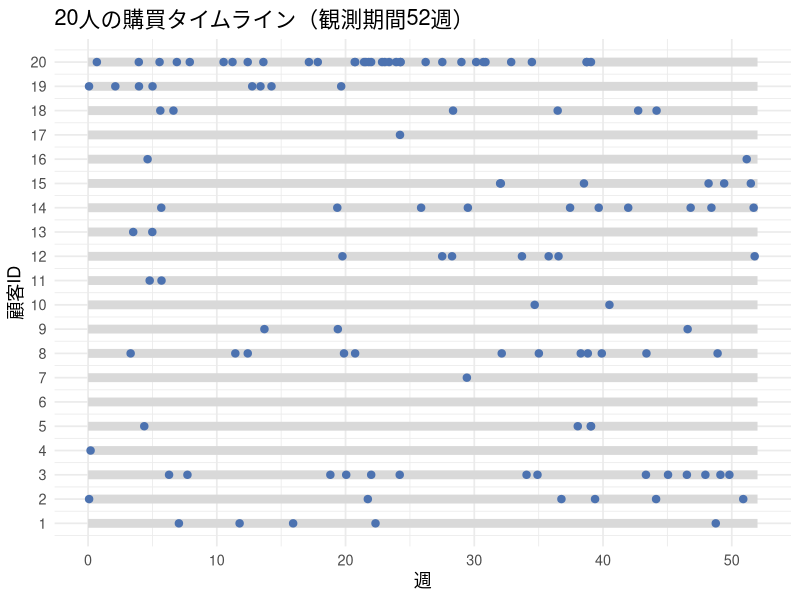
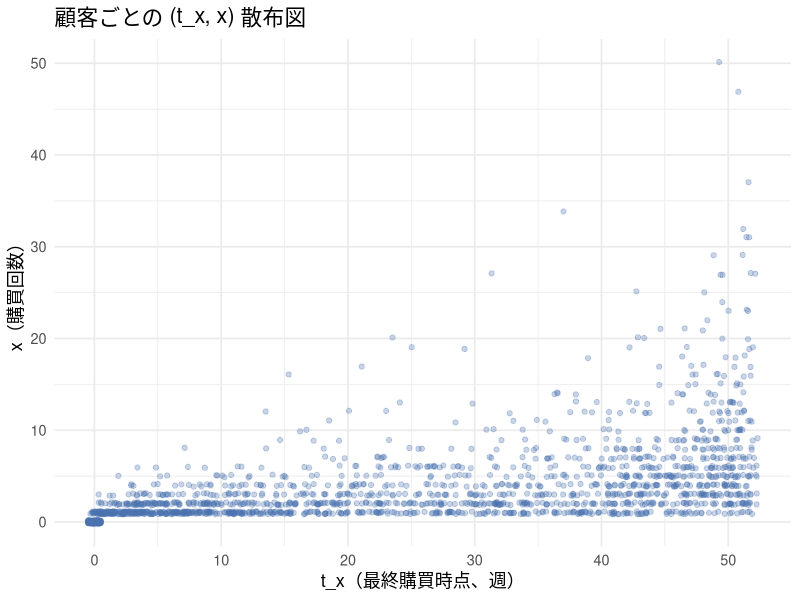
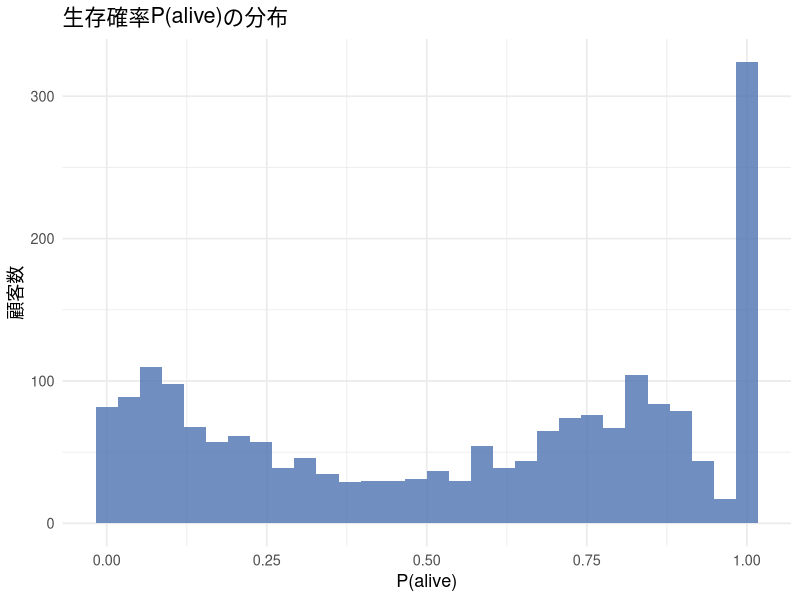
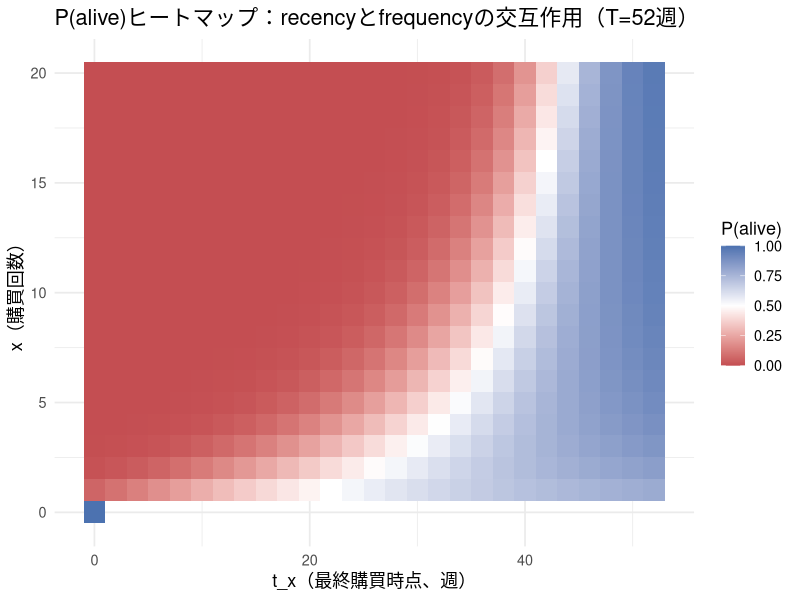
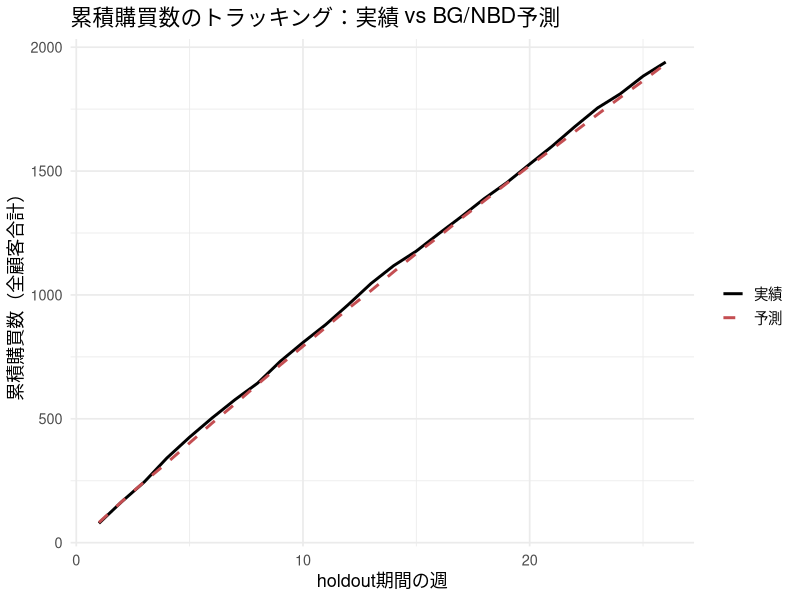
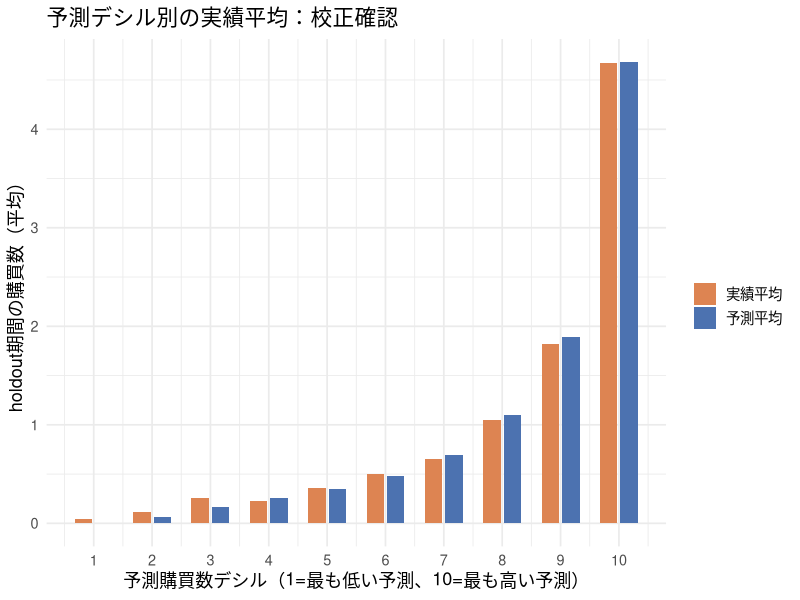

These figures' R source, in order:
## ---- chunk 1
#| include: false
library(ggplot2)
library(dplyr)
library(tidyr)
library(knitr)

set.seed(202610)

theme_lecture <- function() {
  fam <- if (Sys.info()[["sysname"]] == "Darwin") "Hiragino Sans" else ""
  theme_minimal(base_size = 13, base_family = fam)
}
theme_set(theme_lecture())
knitr::opts_chunk$set(fig.align = "center", dpi = 144)
options(scipen = 8)
## ---- chunk 2
#| label: fig-lec11-timeline
#| fig-cap: "20人分の購買タイムライン（横軸=観測期間の週。点=購買イベント）"

simulate_customer_events <- function(lambda, p_drop, T) {
  t <- 0
  events <- c()
  repeat {
    wait <- rexp(1, rate = lambda)
    t_next <- t + wait
    if (t_next > T) break
    t <- t_next
    events <- c(events, t)
    if (runif(1) < p_drop) break   # 購買直後に確率p_dropで離脱
  }
  events
}

n_demo <- 20
T_demo <- 52
r_demo <- 0.8; alpha_demo <- 6; a_demo <- 0.7; b_demo <- 2.5

lambda_demo <- rgamma(n_demo, shape = r_demo, rate = alpha_demo)
p_demo <- rbeta(n_demo, a_demo, b_demo)

timeline_list <- lapply(1:n_demo, function(i) {
  ev <- simulate_customer_events(lambda_demo[i], p_demo[i], T_demo)
  # 購買0回の顧客は rep(i, 0) が長さ0になり、0行のdata.frameになる（安全）
  data.frame(customer = rep(i, length(ev)), event_time = ev)
})
timeline_df <- do.call(rbind, timeline_list)

ggplot(timeline_df, aes(x = event_time, y = customer)) +
  annotate("segment", x = 0, xend = T_demo, y = 1:n_demo, yend = 1:n_demo,
           color = "gray85", linewidth = 3) +
  geom_point(color = "#4C72B0", size = 2.2) +
  labs(x = "週", y = "顧客ID", title = "20人の購買タイムライン（観測期間52週）") +
  scale_y_continuous(breaks = 1:n_demo)
## ---- chunk 3
#| label: lec11-dgp

N <- 2000
T_cal <- 52     # calibration期間（週）
T_holdout <- 26 # holdout期間（週）
T_total <- T_cal + T_holdout

r_true <- 0.8; alpha_true <- 6; a_true <- 0.7; b_true <- 2.5

lambda_true <- rgamma(N, shape = r_true, rate = alpha_true)
p_true <- rbeta(N, a_true, b_true)

# 各顧客の購買イベントを観測期間全体(calibration+holdout)でシミュレーションする
simulate_full_history <- function(lambda, p_drop, T) {
  t <- 0
  events <- c()
  repeat {
    wait <- rexp(1, rate = lambda)
    t_next <- t + wait
    if (t_next > T) break
    t <- t_next
    events <- c(events, t)
    if (runif(1) < p_drop) break
  }
  events
}

all_events <- vector("list", N)
for (i in 1:N) {
  all_events[[i]] <- simulate_full_history(lambda_true[i], p_true[i], T_total)
}

# calibration期間(52週)だけを見て (x, t_x) を作る(holdoutの情報は使わない)
x_cal  <- sapply(all_events, function(ev) sum(ev <= T_cal))
tx_cal <- sapply(all_events, function(ev) {
  ev_cal <- ev[ev <= T_cal]
  if (length(ev_cal) == 0) 0 else max(ev_cal)
})

cat("calibration期間の購買回数xの分布:\n")
table(cut(x_cal, breaks = c(-1, 0, 1, 2, 3, 5, 10, Inf),
          labels = c("0", "1", "2", "3", "4-5", "6-10", "11+")))
## ---- chunk 4
#| label: fig-lec11-scatter
#| fig-cap: "顧客ごとの (t_x, x) 散布図（calibration期間52週）"

scatter_df <- data.frame(x = x_cal, tx = tx_cal)
ggplot(scatter_df, aes(x = tx, y = x)) +
  geom_jitter(alpha = 0.3, width = 0.5, height = 0.15, color = "#4C72B0") +
  labs(x = "t_x（最終購買時点、週）", y = "x（購買回数）",
       title = "顧客ごとの (t_x, x) 散布図")
## ---- chunk 5
#| label: lec11-loglik

# logsumexp: log(exp(a) + exp(b)) を数値的に安定に計算する
logsumexp2 <- function(log_a, log_b) {
  m <- pmax(log_a, log_b)
  m + log(exp(log_a - m) + exp(log_b - m))
}

# BG/NBDの対数尤度（ベクトル化: x, tx, Tは同じ長さのベクトル）
bgnbd_loglik <- function(r, alpha, a, b, x, tx, T) {
  ln_Bab <- lbeta(a, b)  # 定数(全顧客共通)

  # 第1項(常に生きている経路)
  ln_A0 <- lbeta(a, b + x) - ln_Bab +
    lgamma(r + x) - lgamma(r) +
    r * log(alpha) - (r + x) * log(alpha + T)

  # 第2項(t_xで離脱していた経路)。x=0の行では式自体を評価しない
  ln_A1 <- rep(-Inf, length(x))
  idx <- x > 0
  ln_A1[idx] <- lbeta(a + 1, b + x[idx] - 1) - ln_Bab +
    lgamma(r + x[idx]) - lgamma(r) +
    r * log(alpha) - (r + x[idx]) * log(alpha + tx[idx])

  logsumexp2(ln_A0, ln_A1)
}

# optimに渡す負の対数尤度。thetaはlog変換した(r,alpha,a,b)を受け取る(正値制約を外すため)
neg_loglik_bgnbd <- function(theta_log, x, tx, T) {
  params <- exp(theta_log)
  r <- params[1]; alpha <- params[2]; a <- params[3]; b <- params[4]
  -sum(bgnbd_loglik(r, alpha, a, b, x, tx, T))
}
## ---- chunk 6
#| label: lec11-mle

theta_init <- log(c(r = 1, alpha = 1, a = 1, b = 1))

opt_result <- optim(
  par = theta_init,
  fn = neg_loglik_bgnbd,
  x = x_cal, tx = tx_cal, T = rep(T_cal, N),
  method = "L-BFGS-B",
  hessian = TRUE
)

theta_hat <- exp(opt_result$par)
names(theta_hat) <- c("r", "alpha", "a", "b")
theta_hat
## ---- chunk 7
#| label: lec11-recovery-table

true_params <- c(r = r_true, alpha = alpha_true, a = a_true, b = b_true)

recovery_df <- data.frame(
  parameter = names(true_params),
  true_value = true_params,
  estimate = round(theta_hat, 4)
)
kable(recovery_df, caption = "真値とMLE推定値の比較（N=2,000、calibration 52週）")
## ---- chunk 8
#| label: lec11-se

# Hessianはlog-scaleのthetaについてのものなので、delta法で元のスケールのSEに変換する
vcov_log <- solve(opt_result$hessian)
se_log <- sqrt(diag(vcov_log))

# delta法: g(theta) = exp(theta) のとき se(g(theta)) ~ g(theta) * se(theta)
se_orig <- theta_hat * se_log

ci_lower <- theta_hat - 1.96 * se_orig
ci_upper <- theta_hat + 1.96 * se_orig

inference_df <- data.frame(
  parameter = names(true_params),
  true_value = true_params,
  estimate = round(theta_hat, 4),
  se = round(se_orig, 4),
  ci_lower = round(ci_lower, 4),
  ci_upper = round(ci_upper, 4)
)
kable(inference_df, caption = "推定値・標準誤差・95%信頼区間（真値との比較）")
## ---- chunk 9
#| label: lec11-palive-fn

palive_bgnbd <- function(r, alpha, a, b, x, tx, T) {
  ratio <- (alpha + T) / (alpha + tx)
  term <- ifelse(x > 0, (a / (b + x - 1)) * ratio^(r + x), 0)
  1 / (1 + term)
}

# 全顧客にP(alive)を付与する
palive_all <- palive_bgnbd(theta_hat["r"], theta_hat["alpha"], theta_hat["a"], theta_hat["b"],
                           x_cal, tx_cal, T_cal)

cat("P(alive)の要約統計:\n")
summary(palive_all)
## ---- chunk 10
#| label: fig-lec11-palive-hist
#| fig-cap: "P(alive)の分布（全顧客）"

ggplot(data.frame(palive = palive_all), aes(x = palive)) +
  geom_histogram(bins = 30, fill = "#4C72B0", alpha = 0.8) +
  labs(x = "P(alive)", y = "顧客数", title = "生存確率P(alive)の分布")
## ---- chunk 11
#| label: fig-lec11-palive-heatmap
#| fig-cap: "(x, t_x)平面でのP(alive)ヒートマップ（T=52週）"

x_grid  <- 0:20
tx_grid <- seq(0, 52, by = 2)

heatmap_df <- expand.grid(x = x_grid, tx = tx_grid)
# t_x > T になる組み合わせ、あるいは x=0なのにtx>0という不可能な組み合わせは除く
heatmap_df <- heatmap_df[heatmap_df$tx <= T_cal & !(heatmap_df$x == 0 & heatmap_df$tx > 0), ]

heatmap_df$palive <- palive_bgnbd(
  theta_hat["r"], theta_hat["alpha"], theta_hat["a"], theta_hat["b"],
  heatmap_df$x, heatmap_df$tx, T_cal
)

ggplot(heatmap_df, aes(x = tx, y = x, fill = palive)) +
  geom_tile() +
  scale_fill_gradient2(low = "#C44E52", mid = "white", high = "#4C72B0",
                        midpoint = 0.5, limits = c(0, 1)) +
  labs(x = "t_x（最終購買時点、週）", y = "x（購買回数）", fill = "P(alive)",
       title = "P(alive)ヒートマップ：recencyとfrequencyの交互作用（T=52週）")
## ---- chunk 12
#| label: lec11-recency-frequency-example

# T=52週、最終購買が44週目(=最後の購買から8週間の沈黙)で固定し、xを変える
tx_fixed <- 44
example_df <- data.frame(x = c(1, 2, 3, 5, 8, 12, 20))
example_df$palive <- palive_bgnbd(
  theta_hat["r"], theta_hat["alpha"], theta_hat["a"], theta_hat["b"],
  example_df$x, tx_fixed, T_cal
)
kable(example_df, digits = 4,
      caption = "recency固定(最終購買から8週間沈黙)でも、frequencyでP(alive)が変わる")
## ---- chunk 13
#| label: lec11-forecast-fn

# 生存している1顧客を、予測開始時点0からhorizon_weeks週だけ前向きに走らせる
simulate_future_path <- function(lambda, p_drop, horizon_weeks) {
  t <- 0
  events <- numeric(0)
  repeat {
    t_next <- t + rexp(1, rate = lambda)
    if (t_next > horizon_weeks) break
    t <- t_next
    events <- c(events, t)
    if (runif(1) < p_drop) break  # 将来の各購買直後にも離脱判定
  }
  events
}

# 1顧客の予測期間合計購買数をS本の将来パスで近似する
simulate_future_purchases <- function(r_hat, alpha_hat, a_hat, b_hat,
                                      x, T_cal, p_alive, H, S = 30) {
  lambda_post <- rgamma(S, shape = r_hat + x, rate = alpha_hat + T_cal)
  p_post <- rbeta(S, shape1 = a_hat, shape2 = b_hat + x)
  is_alive <- runif(S) < p_alive
  n_events <- numeric(S)
  for (s in seq_len(S)) {
    if (!is_alive[s]) next
    n_events[s] <- length(simulate_future_path(lambda_post[s], p_post[s], H))
  }
  mean(n_events)
}
## ---- chunk 14
#| label: lec11-holdout-weekly

# holdout期間を連続時間（単位=週）で前向きに走らせ、(w-1,w]ごとに集計する
simulate_holdout_weekly <- function(r_hat, alpha_hat, a_hat, b_hat,
                                    x, T_cal, p_alive, n_weeks, S = 20) {
  lambda_post <- rgamma(S, shape = r_hat + x, rate = alpha_hat + T_cal)
  p_post <- rbeta(S, shape1 = a_hat, shape2 = b_hat + x)
  is_alive <- runif(S) < p_alive
  weekly_counts <- matrix(0, nrow = S, ncol = n_weeks)
  for (s in seq_len(S)) {
    if (!is_alive[s]) next
    event_times <- simulate_future_path(lambda_post[s], p_post[s], n_weeks)
    if (length(event_times) > 0) {
      # ceiling(t)により、時刻tを実績と同じ区間(w-1,w]へ割り当てる
      weekly_counts[s, ] <- tabulate(ceiling(event_times), nbins = n_weeks)
    }
  }
  colMeans(weekly_counts)
}

# 全顧客についてholdoutの週次予測購買数を積み上げる(計算量を抑えるためS=20)
pred_weekly_matrix <- matrix(0, nrow = N, ncol = T_holdout)
for (i in 1:N) {
  pred_weekly_matrix[i, ] <- simulate_holdout_weekly(
    theta_hat["r"], theta_hat["alpha"], theta_hat["a"], theta_hat["b"],
    x_cal[i], T_cal, palive_all[i], T_holdout, S = 20
  )
}
pred_weekly_total <- colSums(pred_weekly_matrix)
pred_indiv_total  <- rowSums(pred_weekly_matrix)   # 個人ごとの予測合計(デシル分析用)

# 実測: holdout期間(52-78週)の週次購買数
actual_weekly_total <- sapply(1:T_holdout, function(w) {
  sum(sapply(all_events, function(ev) sum(ev > T_cal + w - 1 & ev <= T_cal + w)))
})
actual_indiv_total <- sapply(all_events, function(ev) sum(ev > T_cal))

tracking_summary <- data.frame(
  series = c("実績", "BG/NBD予測"),
  purchases_26_weeks = c(sum(actual_weekly_total), sum(pred_weekly_total))
)
kable(tracking_summary, digits = 1, caption = "holdout 26週の総購買数（再計算結果）")
## ---- chunk 15
#| label: fig-lec11-tracking
#| fig-cap: "holdout期間(26週)の週次累積購買数：実績 vs 予測"

tracking_df <- data.frame(
  week = 1:T_holdout,
  actual_cum = cumsum(actual_weekly_total),
  predicted_cum = cumsum(pred_weekly_total)
) %>%
  pivot_longer(cols = c(actual_cum, predicted_cum), names_to = "type", values_to = "cum_purchases")

ggplot(tracking_df, aes(x = week, y = cum_purchases, color = type, linetype = type)) +
  geom_line(linewidth = 1) +
  scale_color_manual(values = c("actual_cum" = "black", "predicted_cum" = "#C44E52"),
                      labels = c("実績", "予測")) +
  scale_linetype_manual(values = c("actual_cum" = "solid", "predicted_cum" = "dashed"),
                         labels = c("実績", "予測")) +
  labs(x = "holdout期間の週", y = "累積購買数（全顧客合計）", color = "", linetype = "",
       title = "累積購買数のトラッキング：実績 vs BG/NBD予測")
## ---- chunk 16
#| label: fig-lec11-calibration
#| fig-cap: "予測購買数デシル別の実績平均購買数（校正確認）"

decile_df <- data.frame(pred = pred_indiv_total, actual = actual_indiv_total) %>%
  mutate(decile = ntile(pred, 10)) %>%
  group_by(decile) %>%
  summarise(pred_mean = mean(pred), actual_mean = mean(actual), n = n())

decile_long <- decile_df %>%
  select(decile, pred_mean, actual_mean) %>%
  pivot_longer(cols = c(pred_mean, actual_mean), names_to = "type", values_to = "value")

ggplot(decile_long, aes(x = decile, y = value, fill = type)) +
  geom_col(position = position_dodge(width = 0.7), width = 0.6) +
  scale_fill_manual(values = c("pred_mean" = "#4C72B0", "actual_mean" = "#DD8452"),
                     labels = c("実績平均", "予測平均")) +
  scale_x_continuous(breaks = 1:10) +
  labs(x = "予測購買数デシル（1=最も低い予測、10=最も高い予測）",
       y = "holdout期間の購買数（平均）", fill = "",
       title = "予測デシル別の実績平均：校正確認")
## ---- chunk 17
#| label: lec11-clv-example

margin <- 1500          # 1回の購買あたりの粗利(円)
annual_discount <- 0.10 # 実効年率
weekly_discount <- (1 + annual_discount)^(1 / 52) - 1 # 実効週率へ変換
horizon_weeks <- 104    # 2年先まで

compute_clv <- function(r_hat, alpha_hat, a_hat, b_hat, x, T_cal, p_alive,
                        horizon_weeks, weekly_d, margin, S = 200) {
  lambda_post <- rgamma(S, shape = r_hat + x, rate = alpha_hat + T_cal)
  p_post <- rbeta(S, shape1 = a_hat, shape2 = b_hat + x)
  is_alive <- runif(S) < p_alive
  path_value <- numeric(S)
  for (s in seq_len(S)) {
    if (!is_alive[s]) next
    event_times <- simulate_future_path(lambda_post[s], p_post[s], horizon_weeks)
    if (length(event_times) > 0) {
      event_weeks <- ceiling(event_times)
      path_value[s] <- sum(margin / (1 + weekly_d)^event_weeks)
    }
  }
  mean(path_value)
}

# 上位顧客の例(頻繁に買い、最近も購買がある)と平均的顧客の例を比較する
clv_top <- compute_clv(theta_hat["r"], theta_hat["alpha"], theta_hat["a"], theta_hat["b"],
                       x = 15, T_cal = T_cal,
                       p_alive = palive_bgnbd(theta_hat["r"], theta_hat["alpha"],
                                             theta_hat["a"], theta_hat["b"], 15, 50, T_cal),
                       horizon_weeks = horizon_weeks, weekly_d = weekly_discount, margin = margin)

clv_avg <- compute_clv(theta_hat["r"], theta_hat["alpha"], theta_hat["a"], theta_hat["b"],
                       x = 3, T_cal = T_cal,
                       p_alive = palive_bgnbd(theta_hat["r"], theta_hat["alpha"],
                                             theta_hat["a"], theta_hat["b"], 3, 30, T_cal),
                       horizon_weeks = horizon_weeks, weekly_d = weekly_discount, margin = margin)

cat("上位顧客例(x=15,t_x=50)のCLV:", round(clv_top), "円\n")
cat("平均的顧客例(x=3,t_x=30)のCLV:", round(clv_avg), "円\n")
cat("CLV比(上位/平均):", round(clv_top / clv_avg, 2), "倍\n")
